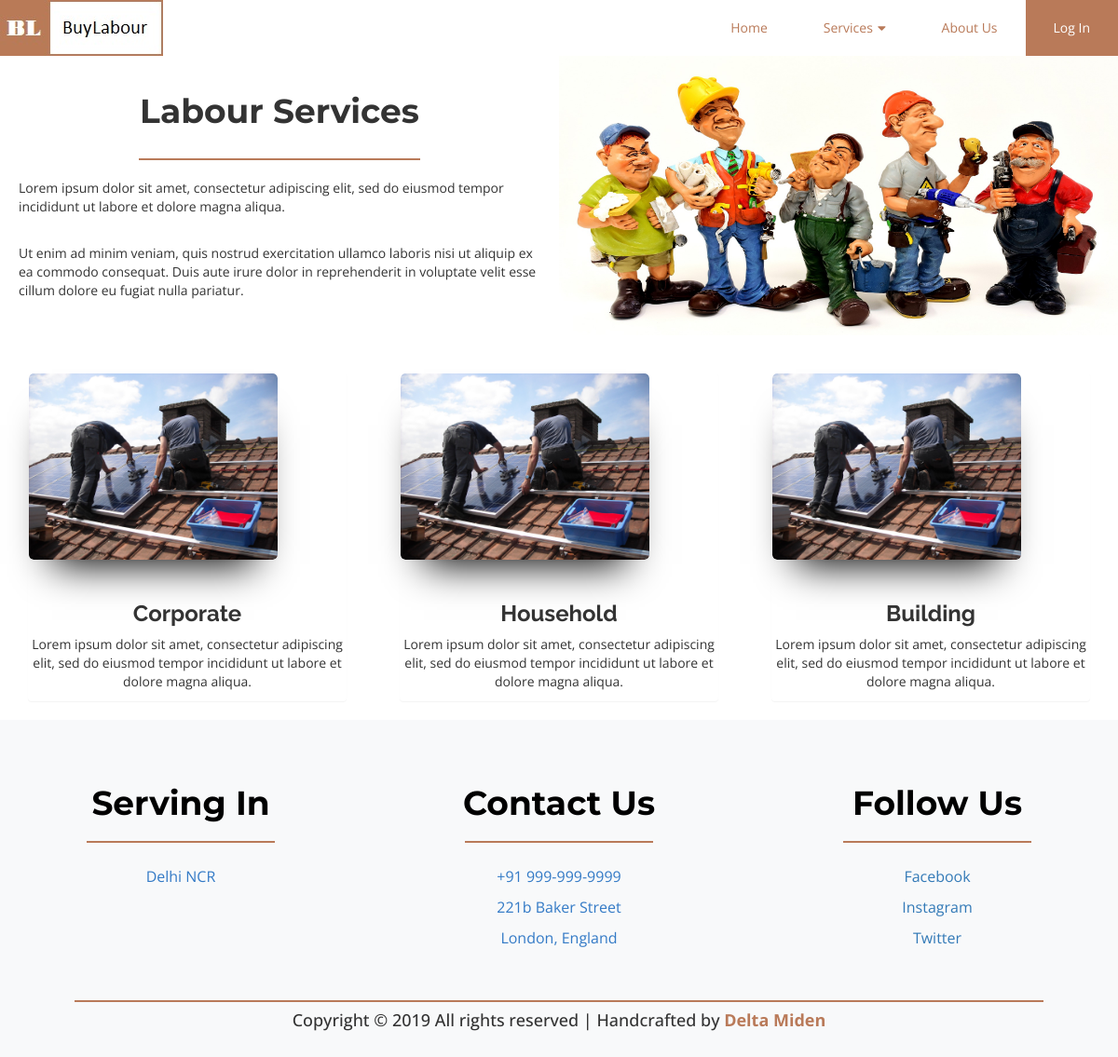
/LabourServ.php, run on the app's committed database.
### tables this page shows
CREATE TABLE `service` (
  `service_id` int(11) NOT NULL,
  `category_id` int(11) DEFAULT NULL,
  `service_name` varchar(40) DEFAULT NULL,
  `link` varchar(100) DEFAULT NULL
);

### LabourServ.php (the view, shortened to what this page needs)
<?php
$servername = "localhost";
$username = "root";
$password = "1234";
$dbname = "labourbuy";
$conn = new mysqli($servername, $username, $password, $dbname);
?>
<!DOCTYPE html>
<html lang="en" dir="ltr">
  <head>
  <link rel="stylesheet" href="https://maxcdn.bootstrapcdn.com/bootstrap/3.4.0/css/bootstrap.min.css">
	<link href="CSS/LabourServs.css" rel="stylesheet" />
  </head>
  <body>
<header>
  <a class="logo" href="index.php"> <img src="Img/Logo.jpg" > </a>
  <nav>
    <ul>
      <li>
        <a href="index.php" class="active">Home</a>
      </li>
      <li id="service-li">
        <a href="" id="service-btn">Services<i class="fas fa-caret-down"></i></a>
      </li>
      <li>
        <a href="AboutUs.php">About Us</a>
      </li>
      <li>
        <a href="" class="SignIn-Up" data-toggle="modal" data-target="#firstmodal">Log In</a>
      </li>
    </ul>
  </nav>
</header>
<div class="wrapper">
<div class="product-head">
  <div class="head-content">
    <h1 class="Montserrat">Labour Services</h1>
    <hr>
    <p>Lorem ipsum dolor sit amet, consectetur adipiscing elit, sed do eiusmod tempor incididunt ut labore et dolore magna aliqua.</p>
    <p>Ut enim ad minim veniam, quis nostrud exercitation ullamco laboris nisi ut aliquip ex ea commodo consequat. Duis aute irure dolor in reprehenderit in voluptate velit esse cillum dolore eu fugiat nulla pariatur.</p>
  </div>
  <div class="head-img">
    <img src="Img/Services.jpg" alt="">
  </div>
</div>
<div class="container product-body">
<div class="lines">
<?php
$sql = "SELECT service_id, category_id, service_name,link FROM service";
$result = $conn->query($sql);
if ($result->num_rows > 0) {
  while($row = $result->fetch_assoc()) {
if($row["category_id"]=="1"){
?>
  <div class="panel">
      <a href="<?php echo $row['link'];?>"><img src="Img/Labour/1.jpg" /></a>
      <h3 class="Raleway"><?php echo $row['service_name'];?></h3>
      <p>Lorem ipsum dolor sit amet, consectetur adipiscing elit, sed do eiusmod tempor incididunt ut labore et dolore magna aliqua.</p>
  </div>
  <?php
 }}
} else {
  echo "0 results";
}
?>
</div>
</div>
</div>
  <footer>
    <div class="footer-content">
        <div class="footer-box">
          <h1>Serving In</h1>
          <hr>
          <li>Delhi NCR</li>
        </div>
        <div class="footer-box">
          <h1>Contact Us</h1>
          <hr>
            <li> +91 999-999-9999 </li>
            <li> 221b Baker Street </li>
            <li> London, England </li>
            <li>  </li>
        </div>
        <div class="footer-box">
          <h1>Follow Us</h1>
          <hr>
            <li> <a href="#">Facebook</a> </li>
            <li> <a href="#">Instagram</a> </li>
            <li> <a href="#">Twitter</a> </li>
        </div>
    </div>
    <hr class="footer-hr">
    <div class="footer-last">
      <h4>Copyright &copy; 2019 All rights reserved | Handcrafted by <span class="footer-delta">Delta Miden</span> </h4>
    </div>
  </footer>
  </body>
</html>

### CSS/LabourServs.css (style rules this page uses)
body { padding: 0; margin: 0; font-family: 'Open Sans', sans-serif; }
.Raleway { font-family: 'Raleway', sans-serif; font-weight: bold; }
.Montserrat { font-weight: bold; font-family: 'Montserrat', sans-serif; }
header { position: relative;top: 0;left: 0;width: 100%;box-sizing: border-box;height: 60px; }
header .logo { position: relative;float: left; }
header nav { float: right; }
header nav ul { margin: 0;padding: 0;display: flex; }
header nav ul li { list-style: none; }
header nav ul li a { height: 60px;line-height: 60px;padding: 0 30px;color: #B97A59;text-decoration: none!important; }
.SignIn-Up { display: block; background-color: #B97A59; color: white; }
.fa-caret-down { margin-left: 5px; }
.product-head { width: 100%; height: auto; }
.head-content { flex: 1; padding: 20px; order: 2; }
.head-content hr { width: 300px; border: 1px solid #B97A59; margin-right: 100%; }
.head-img { flex: 1; order: 1; }
.head-img img { width: 350px; height: 200px; }
@media (min-width : 900px) { .product-head { display: flex; } }
@media (min-width : 900px) { .head-content { display: flex; align-items: center; flex-direction: column; order: 1; } }
@media (min-width : 900px) { .head-content hr { width: 300px; border: 1px solid #B97A59; margin-right: auto; } }
@media (min-width : 900px) { .head-img { display: flex; justify-content: center; order: 2; } }
@media (min-width : 900px) { .head-img img { width: 600px; height: 300px; } }
.product-body { margin-top: 30px; }
.panel { margin-top: 10px; flex-basis: 30%; box-sizing: border-box; }
.panel a { overflow: hidden; border-radius: 5px; box-shadow: 0px 30px 40px -25px rgba(0, 0, 0, 1); display: inline-block; }
.panel a img { width: 100%; height: 200px; border-radius: 5px; transition: transform .5s; }
.panel h3 { padding-top: 20px; text-align: center; }
.panel p { text-align: center; }
@media (min-width : 900px) { .lines { display: flex; justify-content: space-between; flex-wrap: wrap; } }
footer { background-color: #F8F9FA; padding: 20px; }
footer .footer-hr { margin: 0 60px; border: 1px solid #B97A59; }
footer .footer-content { max-width: 1400px; margin: 10px auto 0 auto; text-align: center; }
@media (min-width: 900px) { footer .footer-content { display: flex; justify-content: space-between; } }
.footer-box { padding: 20px; margin-bottom: 20px; box-sizing: border-box; list-style: none; flex-basis: 30%; }
.footer-box h1 { font-weight: bold; font-family: 'Montserrat', sans-serif; color: black; }
.footer-box li { font-size: 16px; padding: 5px; color: #337AC6; }
.footer-box:nth-child(3) li a { text-decoration: none; }
.footer-box hr { width: 200px; border: 1px solid #B97A59; }
.footer-last { display: flex; text-align: center; justify-content: center; }
.footer-delta { font-weight: bold; color: #B97A59; }

### data on the page
service: service_name "Corporate"
service: service_name "Household"
service: service_name "Building"
